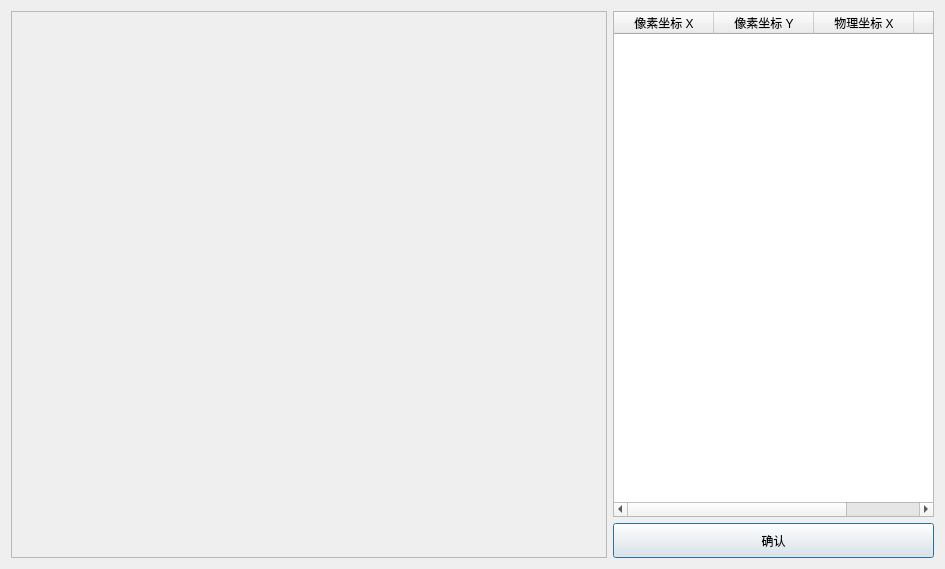
<?xml version="1.0" encoding="UTF-8"?>
<ui version="4.0">
 <class>ScanCellCornersDialog</class>
 <widget class="QDialog" name="ScanCellCornersDialog">
  <property name="geometry">
   <rect>
    <x>0</x>
    <y>0</y>
    <width>945</width>
    <height>569</height>
   </rect>
  </property>
  <property name="windowTitle">
   <string>Dialog</string>
  </property>
  <layout class="QGridLayout" name="gridLayout">
   <item row="0" column="0" rowspan="2">
    <widget class="ScrollArea" name="scrollArea">
     <property name="widgetResizable">
      <bool>true</bool>
     </property>
     <widget class="QWidget" name="scrollAreaWidgetContents">
      <property name="geometry">
       <rect>
        <x>0</x>
        <y>0</y>
        <width>598</width>
        <height>549</height>
       </rect>
      </property>
     </widget>
    </widget>
   </item>
   <item row="0" column="1">
    <widget class="QTableWidget" name="tableWidget">
     <property name="minimumSize">
      <size>
       <width>321</width>
       <height>0</height>
      </size>
     </property>
     <property name="maximumSize">
      <size>
       <width>321</width>
       <height>16777215</height>
      </size>
     </property>
     <column>
      <property name="text">
       <string>像素坐标 X</string>
      </property>
     </column>
     <column>
      <property name="text">
       <string>像素坐标 Y</string>
      </property>
     </column>
     <column>
      <property name="text">
       <string>物理坐标 X</string>
      </property>
     </column>
     <column>
      <property name="text">
       <string>物理坐标 Y</string>
      </property>
     </column>
    </widget>
   </item>
   <item row="1" column="1">
    <widget class="QPushButton" name="pushButton">
     <property name="minimumSize">
      <size>
       <width>0</width>
       <height>35</height>
      </size>
     </property>
     <property name="text">
      <string>确认</string>
     </property>
    </widget>
   </item>
  </layout>
 </widget>
 <customwidgets>
  <customwidget>
   <class>ScrollArea</class>
   <extends>QScrollArea</extends>
   <header location="global">scrollarea.h</header>
   <container>1</container>
  </customwidget>
 </customwidgets>
 <resources/>
 <connections>
  <connection>
   <sender>pushButton</sender>
   <signal>clicked()</signal>
   <receiver>ScanCellCornersDialog</receiver>
   <slot>close()</slot>
   <hints>
    <hint type="sourcelabel">
     <x>744</x>
     <y>537</y>
    </hint>
    <hint type="destinationlabel">
     <x>1127</x>
     <y>557</y>
    </hint>
   </hints>
  </connection>
 </connections>
</ui>
